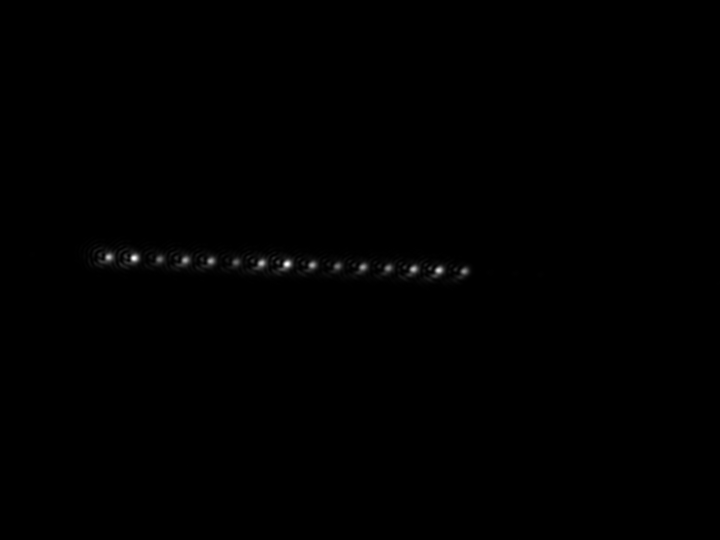
#> input picture camera_data/95-105MHz_15tones_cali_3_20261102T032512_791521Z_b66ad9f8.tif, 1440 x 1080 px, found by its file name (shown at 1/2 size)
$ jupyter execute --allow-errors 'AOD feedback.ipynb'
#> lines starting #> are read from the running program, lines starting #| are printed output that depends on the picture; long printed decimals are rounded
[cell 1]
from pathlib import Path
from PIL import Image
import matplotlib.pyplot as plt
import numpy as np
from scipy.ndimage import gaussian_filter1d
from scipy.signal import find_peaks
import warnings
import pandas as pd
from IPython.display import display
from scipy.optimize import curve_fit
from scipy.ndimage import map_coordinates

[cell 2]
IMAGE_RELATIVE = Path("camera_data/95-105MHz_15tones_cali_3_20261102T032512_791521Z_b66ad9f8.tif")

N_SPOTS = 15
Y_HALF_WIDTH = 65            # integration band about the brightest row
SMOOTH_SIGMA = 1.0            # only for detection; fits use UNSMOOTHED data
PROMINENCE_FRACTION = 0.12
MIN_PEAK_DISTANCE = 30        # px; true spacing is approximately 51 px
X_MARGIN = 40


CORE_HALF_WIDTH = 10         # local 2D gaussian core windows
STRIP_HALF_WIDTH = 10         # average 17 samples across the tilted strip
SIGMA_BOUNDS = (0.8, 12.0)    # along-array Gaussian sigma limits, pixels
CAMERA_PIXEL_SIZE_UM = 3.45
MAGNIFICATION = 25          # set actual camera/object magnification for object-plane distances
if not np.isfinite(MAGNIFICATION) or MAGNIFICATION <= 0:
    raise ValueError("MAGNIFICATION must be finite and positive.")
PIXEL_SIZE_UM = CAMERA_PIXEL_SIZE_UM / MAGNIFICATION
SAVE_RESULTS = True
OUTPUT_DIR = Path("tweezer_gaussian_fit_results")

[cell 3]
# search the image
candidates = [IMAGE_RELATIVE] if IMAGE_RELATIVE.is_absolute() else [
    root / IMAGE_RELATIVE for root in (Path.cwd(), *Path.cwd().parents)]
image_path = next((p for p in candidates if p.is_file()), None)
if image_path is None:
    raise FileNotFoundError(f"Cannot locate {IMAGE_RELATIVE}. Set IMAGE_RELATIVE to an absolute path.")

# open the image
with Image.open(image_path) as im:
#> im is the input picture: PIL image 1440x1080 I;16; min 1, max 1022, mean 3.4
    raw = np.array(im)
if raw.ndim != 2:
    raise ValueError(f"Expected a grayscale 2D TIFF frame, received shape {raw.shape}.")
image = raw.astype(np.float64)
if not np.isfinite(image).all():
    raise ValueError("Image contains nonfinite values.")

# Check the image
height, width = image.shape
#> height = 1080; width = 1440
print(f"{image_path.name}: {width} x {height}, {raw.dtype}, range {image.min():g}–{image.max():g}")
#| 95-105MHz_15tones_cali_3_20261102T032512_791521Z_b66ad9f8.tif: 1440 x 1080, uint16, range 1–1022
if np.issubdtype(raw.dtype, np.integer) and np.any(raw == np.iinfo(raw.dtype).max):
    warnings.warn("Pixels reach the storage maximum; check for saturation. Camera saturation may occur below this limit.")

# search the y ROI band
brightest_row = int(np.argmax(gaussian_filter1d(image.sum(axis=1), 2)))
#> brightest_row = 528
y_min, y_max = max(0, brightest_row - Y_HALF_WIDTH), min(height, brightest_row + Y_HALF_WIDTH + 1)
#> y_min = 463; y_max = 594
x_min, x_max = 0, width
#> x_min = 0; x_max = 1440

# search the x ROI band
x_detection = np.arange(x_min, x_max)
#> x_detection = 1440 values from 0 to 1439
profile_detection = image[y_min:y_max, x_min:x_max].sum(axis=0)
#> profile_detection = 1440 values, max 15901 at index 574, min 132 at index 1137, mean 2544.5
smoothed = gaussian_filter1d(profile_detection, SMOOTH_SIGMA)
#> smoothed = 1440 values, max 15754.8 at index 573, min 135.6 at index 1180, mean 2544.5

prominence = PROMINENCE_FRACTION * (smoothed.max() - np.median(smoothed))
#> prominence = 1702
peaks, properties = find_peaks(smoothed, distance=MIN_PEAK_DISTANCE, prominence=max(prominence, 1e-9))
#> peaks = [217, 268, 319, 370, 421, 472, 523, 573, 624, 675, 725, 776, 827, 877, 928]; properties = 3 items
if len(peaks) < N_SPOTS:
    raise RuntimeError(f"Found {len(peaks)} peaks, expected {N_SPOTS}. Adjust the detection settings or Y_HALF_WIDTH.")
if len(peaks) > N_SPOTS:
    warnings.warn(f"Found {len(peaks)} candidates; keeping the {N_SPOTS} most prominent. Inspect the overlay.")
    peaks = peaks[np.argsort(properties["prominences"])[-N_SPOTS:]]
centers_initial = np.sort(x_detection[peaks]).astype(float)
#> centers_initial has the same summary as peaks

if np.any((centers_initial < x_min) | (centers_initial >= x_max)):
    raise ValueError("Centers must lie in the ROI.")
x_min = max(x_min, int(np.floor(centers_initial[0])) - X_MARGIN)
#> x_min = 177
x_max = min(x_max, int(np.ceil(centers_initial[-1])) + X_MARGIN + 1)
#> x_max = 969
x = np.arange(x_min, x_max, dtype=float)
#> x = 792 values from 177 to 968
roi = image[y_min:y_max, x_min:x_max]
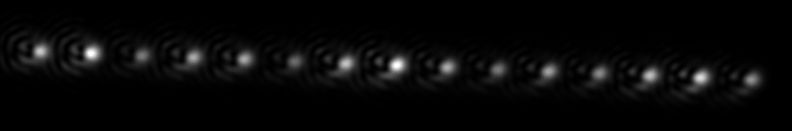
#> roi: shape (131, 792) float64; min 1, max 1022, mean 34.1; drawn with min black and max white

#> (a cell that did not finish here is left out)

# 2D fit to find the center and axis

[cell 5]
def core_gaussian(coords, background, amplitude, xc, yc, sx, sy):
    xx, yy = coords
    return (background + amplitude * np.exp(-0.5 * (((xx-xc)/sx)**2 + ((yy-yc)/sy)**2))).ravel()

core_parameters = []
core_patches = []            # measured patches, fitted images, and image-coordinate bounds
core_rmse = []
core_bound_flags = []
for id_spot, x_initial in enumerate(centers_initial, 1):
    x_guess = int(round(x_initial))
    search = image[y_min:y_max, max(0, x_guess-3):min(width, x_guess+4)]
    y_guess = y_min + int(np.argmax(gaussian_filter1d(search.sum(axis=1), 1)))
    xa, xb = max(0, x_guess-CORE_HALF_WIDTH), min(width, x_guess+CORE_HALF_WIDTH+1)  # the x limit of the patch
    ya, yb = max(0, y_guess-CORE_HALF_WIDTH), min(height, y_guess+CORE_HALF_WIDTH+1) # the y limit of the patch
    patch = image[ya:yb, xa:xb]
    yy, xx = np.mgrid[ya:yb, xa:xb]
    bg = np.percentile(patch, 10)
    guess = [bg, max(patch.max()-bg, 1), x_initial, y_guess, 4., 4.]
    lo = [-np.inf, 0, xa, ya, .1, .1]
    hi = [np.inf, np.inf, xb-1, yb-1, CORE_HALF_WIDTH, CORE_HALF_WIDTH]
    try:
        fitted_parameters, _ = curve_fit(core_gaussian, (xx, yy), patch.ravel(), p0=guess,
                           bounds=(lo, hi), x_scale="jac", max_nfev=3000)
    except (RuntimeError, ValueError) as exc:
        raise RuntimeError(f"Cannot locate spot {id_spot}; inspect detection and CORE_HALF_WIDTH.") from exc
    core_at_bound = bool(np.any(np.isclose(fitted_parameters, lo, atol=.02, rtol=0) | np.isclose(fitted_parameters, hi, atol=.02, rtol=0)))
    if core_at_bound:
        warnings.warn(f"Spot {id_spot}: local fit is near a bound; inspect the center overlay.")
    core_model = core_gaussian((xx, yy), *fitted_parameters).reshape(patch.shape)
    core_patches.append((patch.copy(), core_model, (xa, xb, ya, yb)))
    core_rmse.append(np.sqrt(np.mean((patch-core_model)**2)))
    core_bound_flags.append(core_at_bound)
    core_parameters.append(fitted_parameters)
#> this loop made 15 passes
#> (x_initial, x_guess, y_guess, xa, xb, ya, yb, bg) on passes 1 to 12: (217, 217, 514, 207, 228, 504, 525, 109), (268, 268, 516, 258, 279, 506, 527, 117), (319, 319, 518, 309, 330, 508, 529, 67), (370, 370, 520, 360, 381, 510, 531, 88), (421, 421, 522, 411, 432, 512, 533, 74), (472, 472, 524, 462, 483, 514, 535, 60), (523, 523, 526, 513, 534, 516, 537, 106), (573, 573, 528, 563, 584, 518, 539, 106), (624, 624, 530, 614, 635, 520, 541, 74), (675, 675, 532, 665, 686, 522, 543, 58), (725, 725, 534, 715, 736, 524, 545, 61), (776, 776, 536, 766, 787, 526, 547, 60)
#> pass 1, `patch = image[ya:yb, xa:xb]`:
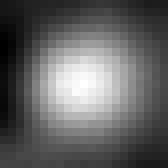
#> patch: shape (21, 21) float64 (shown 8 times larger); min 11, max 819, mean 324.7; drawn with min black and max white
#> pass 1, `yy, xx = np.mgrid[ya:yb, xa:xb]`:
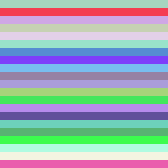
#> yy: shape (21, 21) int64 (shown 8 times larger); 21 distinct labels, from 504 to 524; one colour per label, 0 black
#> pass 1, `yy, xx = np.mgrid[ya:yb, xa:xb]`:
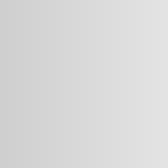
#> xx: shape (21, 21) int64 (shown 8 times larger); min 207, max 227, mean 217
#> after the loop:
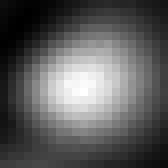
#> patch: shape (21, 21) float64 (shown 8 times larger); min 4, max 589, mean 215.6; drawn with min black and max white
#> after the loop, core_bound_flags = [False, False, False, False, False, False, False, False, False, False, False, False, False, False, False]; core_parameters = 15 items; core_patches = 15 items; core_rmse = [44.26, 46.76, 25.29, 44.64, 35.95, 23.27, 52.79, 70.41, 38.53, 29.26, 44.09, 35.14, 47.54, 58.11, 34.51]
core_parameters = np.asarray(core_parameters)
#> core_parameters = 15 rows, first 6: [86.72, 736.3, 217.5, 514.2, 4.88, 4.98], [57.11, 1015.8, 268.5, 515.9, 5.17, 5.13], [45.93, 454.4, 319.1, 518.4, 5.14, 5.09], [68.94, 626.2, 370.5, 520.2, 5.02, 5.17], [43.86, 647.8, 421.6, 521.9, 5.16, 5.15], [35.98, 409.2, 472, 524.3, 5.31, 5.13]

# the centers of the gaussian cores
centers_xy = core_parameters[:, 2:4]
#> centers_xy = 15 rows, first 8: [217.5, 514.2], [268.5, 515.9], [319.1, 518.4], [370.5, 520.2], [421.6, 521.9], [472, 524.3], [522.9, 526.4], [574, 527.9]

array_origin = centers_xy.mean(axis=0)
#> array_origin = [573.4, 528.2]
_, _, vh = np.linalg.svd(centers_xy-array_origin, full_matrices=False)
#> vh = [[0.999, 0.0397], [-0.0397, 0.999]]
xp_direction = vh[0]
#> xp_direction = [0.999, 0.0397]
if xp_direction[0] < 0:
    xp_direction = -xp_direction
yp_direction = np.array([-xp_direction[1], xp_direction[0]])
#> yp_direction = [-0.0397, 0.999]
angle_deg = float(np.degrees(np.arctan2(xp_direction[1], xp_direction[0])))
#> angle_deg = 2.28
projected_centers = (centers_xy-array_origin) @ xp_direction # project the points on the titled axis
#> projected_centers = [-356.2, -305.2, -254.5, -203.1, -151.9, -101.5, -50.58, 0.586, 51.08, 101.7, 152.5, 203.2, 253.9, 304.6, 355.5]

spot_order = np.argsort(projected_centers)
#> spot_order = [0, 1, 2, 3, 4, 5, 6, 7, 8, 9, 10, 11, 12, 13, 14]
initial_xp = projected_centers[spot_order]
#> initial_xp has the same summary as projected_centers
transverse_offsets = (centers_xy-array_origin) @ yp_direction
#> transverse_offsets = [0.114, -0.158, 0.289, 0.0703, -0.322, 0.122, 0.167, -0.305, -0.189, 0.0882, -0.0241, -0.1, 0.0248, 0.165, 0.0579]


print(f"Array angle: {angle_deg:.4f}° (positive = downward to the right)")
#| Array angle: 2.2768° (positive = downward to the right)
print(f"Center-line RMS deviation: {np.sqrt(np.mean(transverse_offsets**2)):.3f} pixels")
#| Center-line RMS deviation: 0.174 pixels

## Local 2D Gaussian fits
Each column shows one spot: measured patch, fitted Gaussian plus background, and data minus fit. All 15 spots are shown together in one figure with three rows. All data/fit panels share one intensity scale, and all residual panels share a symmetric scale. Cyan crosses mark fitted centers. Coordinates are original-image pixels (y increases downward).

The local model is axis-aligned in camera x/y, not along the tilted array. Its widths therefore differ in definition from the final along-array widths. The combined parameter table is shown at the end.

[cell 6]
# Use the same left-to-right order as the tilted-axis results.
ordered_core = core_parameters[spot_order]
#> ordered_core has the same summary as core_parameters
core_fwhm_factor = 2*np.sqrt(2*np.log(2))
#> core_fwhm_factor = 2.35
core_results = pd.DataFrame({
    "spot": np.arange(1, N_SPOTS+1),
    "core_background_counts": ordered_core[:, 0],
    "core_amplitude_counts": ordered_core[:, 1],
    "core_x_center_px": ordered_core[:, 2],
    "core_y_center_px": ordered_core[:, 3],
    "core_sigma_x_px": ordered_core[:, 4],
    "core_sigma_y_px": ordered_core[:, 5],
    "core_sigma_x_um": ordered_core[:, 4]*PIXEL_SIZE_UM,
    "core_sigma_y_um": ordered_core[:, 5]*PIXEL_SIZE_UM,
    "core_fwhm_x_um": core_fwhm_factor*ordered_core[:, 4]*PIXEL_SIZE_UM,
    "core_fwhm_y_um": core_fwhm_factor*ordered_core[:, 5]*PIXEL_SIZE_UM,
    "core_rmse_counts": np.asarray(core_rmse)[spot_order],
    "core_near_fit_bound": np.asarray(core_bound_flags)[spot_order],
})
#> core_results = table of 15 rows and 13 columns
core_vmin = min(min(data.min(), model.min()) for data, model, _ in core_patches)
#> core_vmin = 4
core_vmax = max(max(data.max(), model.max()) for data, model, _ in core_patches)
#> core_vmax = 1074.3
core_residual_limit = max(max(np.max(np.abs(data-model)) for data, model, _ in core_patches), 1e-12)
#> core_residual_limit = 232.4
fig_cores = []
spots_per_figure = N_SPOTS  # keep every spot together in one figure
#> (the rest of this cell did not finish here and is left out)

# fit along the tilted array

[cell 7]
if not isinstance(STRIP_HALF_WIDTH, (int, np.integer)) or STRIP_HALF_WIDTH < 0:
    raise ValueError("STRIP_HALF_WIDTH must be a nonnegative integer.")

xp = np.arange(np.floor(initial_xp[0])-X_MARGIN, np.ceil(initial_xp[-1])+X_MARGIN+1)
#> xp = 794 values from -397 to 396
yp = np.arange(-STRIP_HALF_WIDTH, STRIP_HALF_WIDTH+1)
#> yp = 21 values from -10 to 10
xxp, yyp = np.meshgrid(xp, yp)

# Convert the rotated window coordinate back to the original axes and extract the data
sample_x = array_origin[0] + xxp*xp_direction[0] + yyp*yp_direction[0]
sample_y = array_origin[1] + xxp*xp_direction[1] + yyp*yp_direction[1]
if np.any((sample_x < 0) | (sample_x > width-1) | (sample_y < 0) | (sample_y > height-1)):
    raise ValueError("The strip leaves the image; reduce X_MARGIN or STRIP_HALF_WIDTH.")
strip = map_coordinates(image, [sample_y, sample_x], order=1, mode="constant", cval=np.nan)
along_profile = strip.mean(axis=0)
#> along_profile = 794 values, max 648.2 at index 397, min 2.6 at index 792, mean 143.8

#> (the rest of this cell did not finish here and is left out)

### 3. Fit all 15 peaks along the array

[cell 8]
xp_ref = xp.mean()
#> xp_ref = -0.5
FWHM_FACTOR = 2*np.sqrt(2*np.log(2))
#> FWHM_FACTOR = 2.35

def gaussian_components(xp_values, triples):
    amplitude, center, sigma = np.asarray(triples).reshape(-1, 3).T
    return amplitude[:, None]*np.exp(-.5*((np.asarray(xp_values)[None, :]-center[:, None])/sigma[:, None])**2)

def tilted_model(xp_values, b0, b1, *triples):
    return b0 + b1*(xp_values-xp_ref) + gaussian_components(xp_values, triples).sum(axis=0)

background_guess = np.percentile(along_profile, 20)
#> background_guess = 32.83
amplitude_guess = np.maximum(np.interp(initial_xp, xp, along_profile)-background_guess, 1.)
#> amplitude_guess = [460.6, 601.6, 269.9, 396.6, 382.8, 237.6, 460.4, 614.3, 385.6, 265.4, 362.7, 304.3, 428.9, 497.5, 306.4]
sx, sy = core_parameters[spot_order, 4], core_parameters[spot_order, 5]
#> sx = [4.88, 5.17, 5.14, 5.02, 5.16, 5.31, 5.13, 5.1, 5.24, 5.35, 5.28, 5.25, 5.31, 5.32, 5.25]; sy = [4.98, 5.13, 5.09, 5.17, 5.15, 5.13, 5.11, 5.15, 5.03, 5.12, 5.14, 4.97, 4.98, 5.03, 4.85]
sigma_guess = 1/np.sqrt((xp_direction[0]/sx)**2 + (xp_direction[1]/sy)**2)
#> sigma_guess = [4.88, 5.17, 5.14, 5.02, 5.16, 5.31, 5.13, 5.1, 5.24, 5.35, 5.28, 5.25, 5.31, 5.32, 5.24]
sigma_guess = np.clip(sigma_guess, SIGMA_BOUNDS[0]*1.1, SIGMA_BOUNDS[1]*.9)
p0 = np.r_[background_guess, 0., np.column_stack([amplitude_guess, initial_xp, sigma_guess]).ravel()]
#> p0 = 47 values, max 614.3 at index 23, min -356.2 at index 3, mean 129.5
lower = np.r_[-np.inf, -np.inf, np.column_stack([np.zeros(N_SPOTS), initial_xp-CORE_HALF_WIDTH, np.full(N_SPOTS, SIGMA_BOUNDS[0])]).ravel()]
upper = np.r_[np.inf, np.inf, np.column_stack([np.full(N_SPOTS, np.inf), initial_xp+CORE_HALF_WIDTH, np.full(N_SPOTS, SIGMA_BOUNDS[1])]).ravel()]
popt, pcov = curve_fit(tilted_model, xp, along_profile, p0=p0, bounds=(lower, upper),
                       x_scale="jac", max_nfev=5000)
#> in gaussian_components, `amplitude, center, sigma = np.asarray(triples).reshape(-1, 3).T`: amplitude has the same summary as amplitude_guess outside gaussian_components; center has the same summary as projected_centers outside gaussian_components; sigma has the same summary as sigma_guess outside gaussian_components
#> popt = 47 values, max 612.1 at index 23, min -356.2 at index 3, mean 129

parameters = popt[2:].reshape(N_SPOTS, 3)
#> parameters = 15 rows, first 8: [443.6, -356.2, 5.43], [596, -305.1, 5.3], [261.4, -254.4, 4.96], [384.8, -203.1, 5.37], [378.2, -151.9, 5.11], [233.7, -101.4, 4.95], [454.1, -50.51, 5.61], [612.1, 0.555, 5.56]
fitted_centers = parameters[:, 1]
#> fitted_centers = [-356.2, -305.1, -254.4, -203.1, -151.9, -101.4, -50.51, 0.555, 51.13, 101.8, 152.5, 203.3, 254, 304.7, 355.5]
prediction = tilted_model(xp, *popt)
#> prediction = 794 values, max 653.7 at index 398, min 30.01 at index 793, mean 143.8
residual = along_profile-prediction
#> residual = 794 values, max 114.6 at index 74, min -57.72 at index 82, mean 4.96e-09
background = popt[0]+popt[1]*(xp-xp_ref)
#> background = 794 values, max 57.13 at index 0, min 30.01 at index 793, mean 43.57
r_squared = 1-np.sum(residual**2)/np.sum((along_profile-along_profile.mean())**2)
#> r_squared = 0.97
rmse = np.sqrt(np.mean(residual**2))
#> rmse = 25.21
distance_um = (xp-fitted_centers[0])*PIXEL_SIZE_UM
#> distance_um = 794 values from -5.63 to 103.8
center_distances_um = (fitted_centers-fitted_centers[0])*PIXEL_SIZE_UM
#> center_distances_um = [0, 7.04, 14.04, 21.12, 28.18, 35.16, 42.18, 49.23, 56.21, 63.2, 70.2, 77.21, 84.21, 91.19, 98.22]
separations_um = np.diff(fitted_centers)*PIXEL_SIZE_UM
#> separations_um = [7.04, 7, 7.08, 7.06, 6.97, 7.03, 7.05, 6.98, 6.99, 7.01, 7.01, 7, 6.99, 7.02]
near_bound = (np.isclose(popt, lower, atol=.02, rtol=0) | np.isclose(popt, upper, atol=.02, rtol=0))[2:].reshape(-1, 3).any(axis=1)
#> near_bound has the same summary as core_bound_flags
if near_bound.any():
    warnings.warn("Some Gaussian parameters are near bounds. Inspect the fit before using the results.")
if not np.isfinite(pcov).all():
    warnings.warn("Covariance is not finite; parameter uncertainties are unreliable.")


results = pd.DataFrame({
    "spot": np.arange(1, N_SPOTS+1), "distance_from_first_um": center_distances_um,
    "xp_center_px": fitted_centers, "amplitude_mean_counts": parameters[:, 0],
    "sigma_along_px": parameters[:, 2], "sigma_along_um": parameters[:, 2]*PIXEL_SIZE_UM,
    "fwhm_along_um": FWHM_FACTOR*parameters[:, 2]*PIXEL_SIZE_UM,
    "radius_1e2_along_um": 2*parameters[:, 2]*PIXEL_SIZE_UM,
    "separation_to_next_um": np.r_[separations_um, np.nan], "near_fit_bound": near_bound
})
#> results = table of 15 rows and 10 columns
print(f"Scale: {PIXEL_SIZE_UM:g} µm/pixel; magnification M={MAGNIFICATION:g}. Confirm M for object-plane distances.")
print(f"Mean adjacent separation: {separations_um.mean():.3f} µm; spacing SD: {separations_um.std(ddof=1):.3f} µm")
#| Mean adjacent separation: 7.016 µm; spacing SD: 0.033 µm
print(f"First-to-last distance: {center_distances_um[-1]:.3f} µm")
#| First-to-last distance: 98.217 µm
print(f"Tilted-profile R²: {r_squared:.6f}; RMSE: {rmse:.3f} counts")
#| Tilted-profile R²: 0.9699; RMSE: 25.211 counts

### 4. Inspect the fit and physical separations
The three panels show the tilted intensity fit, adjacent separations, and fitted amplitudes divided by their respective means. The third panel (`axes[2]`) compares the tilted 1D and local 2D ratios at the corresponding final 1D spot positions; the reference line at 1 marks the average. The shared x-axis is along-array distance from the first fitted spot. Adjust `STRIP_HALF_WIDTH` to check width/amplitude stability. Diffraction fringes are not described by the Gaussian model, and interpolation correlates neighboring samples, so the saved covariance is only an approximate uncertainty estimate.

[cell 9]
# Normalize amplitudes before plotting; the same ratios are saved below.
for table, amplitude_column, ratio_column in [
    (results, "amplitude_mean_counts", "amplitude_ratio_to_mean"),
    (core_results, "core_amplitude_counts", "core_amplitude_ratio_to_mean"),
]:
    amplitudes = table[amplitude_column].to_numpy(dtype=float)
    mean_amplitude = amplitudes.mean()
    if not np.isfinite(amplitudes).all() or not np.isfinite(mean_amplitude) or mean_amplitude <= 0:
        raise ValueError(f"Cannot normalize {amplitude_column}: amplitudes must be finite with a positive mean.")
    table[ratio_column] = amplitudes / mean_amplitude
#> this loop made 2 passes
#> (amplitude_column, ratio_column, mean_amplitude) on passes 1 to 2: ('amplitude_mean_counts', 'amplitude_ratio_to_mean', 395.9), ('core_amplitude_counts', 'core_amplitude_ratio_to_mean', 668.9)

#> (the rest of this cell did not finish here and is left out)

[cell 10]
RF_power_calibration = 1/np.array(results["amplitude_ratio_to_mean"])
#> RF_power_calibration = [0.892, 0.664, 1.51, 1.03, 1.05, 1.69, 0.872, 0.647, 1.03, 1.48, 1.08, 1.29, 0.919, 0.785, 1.26]
RF_power_calibration
#> Out has the same summary as RF_power_calibration

### 5. Save results
When `SAVE_RESULTS` is true, save the tilted-axis table, local 2D table, combined table, both sets of plots, fit covariance, and calibration metadata. The `_tilted_only` filename prefix is retained for compatibility with earlier exports. Rerunning overwrites these exports but never modifies the TIFF.

[cell 11]
# Match the two fit stages by the common along-array spot numbering.
combined_results = results.merge(core_results, on="spot", how="left", validate="one_to_one")
#> combined_results = table of 15 rows and 24 columns
#> (the rest of this cell did not finish here and is left out)
